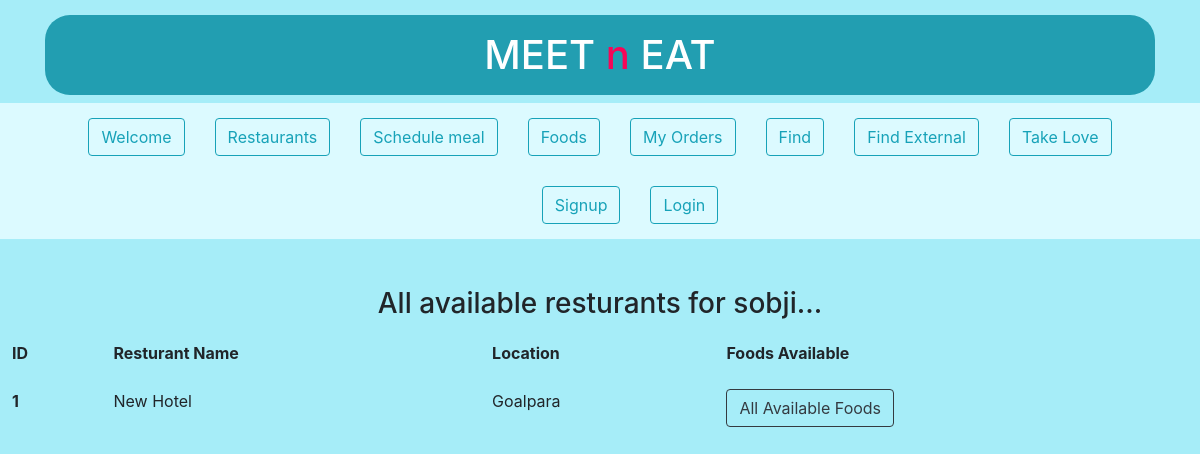
Page /foods/resturants/1 on the earlier database version.
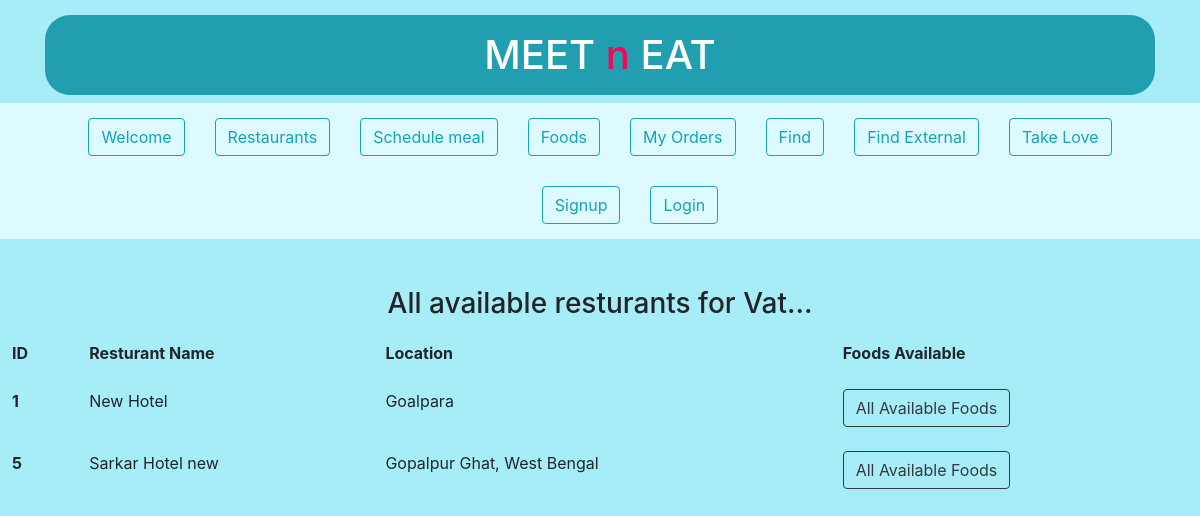
Same page on the later database version.
### app.py (models this page shows, shortened)
class food(db.Model):
    id = db.Column(db.Integer, primary_key=True)
    name = db.Column(db.String, unique=True, nullable=False)

class rstrnt(db.Model):
    id = db.Column(db.Integer, primary_key=True)
    rstrnt_name = db.Column(db.String(20), unique=True, nullable=False)
    rstrnt_loct = db.Column(db.String(40), unique=False, nullable=False)

### app.py (the view)
@app.route("/foods/resturants/<int:id>")
def resturants_available_forthis_food(id):
    if not food.query.get(id): #Exception Handling -- If wrong food id entered
        flash("No such food item found :(")
        return redirect("/foods")
    the_food = resturant_availabelity.query.get(id)
    food_name = (food.query.get(id)).name
    rsts = the_food.rstrnt_ids
    rst_lst = []
    for i in rsts:
        rst= rstrnt.query.get(i)
        rst_lst.append({"resturant_id":rst.id, "resturant_name":rst.rstrnt_name, "resturant_loct":rst.rstrnt_loct.replace("+", " ")})
    return render_template("available_resturants.html", rst_lst=rst_lst, food_name=food_name)

### templates/available_resturants.html (shortened to what this page needs)
{% extends 'base.html' %}
  {% block ttl2bd %}
  <br>
      <h3 class="text-center container"> All available resturants for {{food_name}}...</h3>
    <div>
        <table class="table table-borderless">
            <thead>
                <tr>
                  <th scope="col">ID</th>
                  <th scope="col">Resturant Name</th>
                  <th scope="col">Location</th>
                  <th scope="col">Foods Available</th>
                </tr>
              </thead>
              <tbody>
                  {% for i in rst_lst %}
                  <tr>
                      <th scope="row">{{i["resturant_id"]}}</th>
                      <td>{{i["resturant_name"]}}</td>
                      <td>
                        {{i["resturant_loct"]}}
                      </td>
                      <td><a href="/resturants/foods/{{i['resturant_id']}}" type="button" class="btn btn-outline-dark">All Available Foods</button>
                      </td>
                    </tr>
                    {% endfor %}
              </tbody>
        </table>
    </div>
  {% endblock ttl2bd %}

Differences in the rows shown:
changed food: name "sobji" → "Vat"
added rstrnt: resturant_id "5", resturant_name "Sarkar Hotel new", resturant_loct "Gopalpur Ghat, West Bengal"
